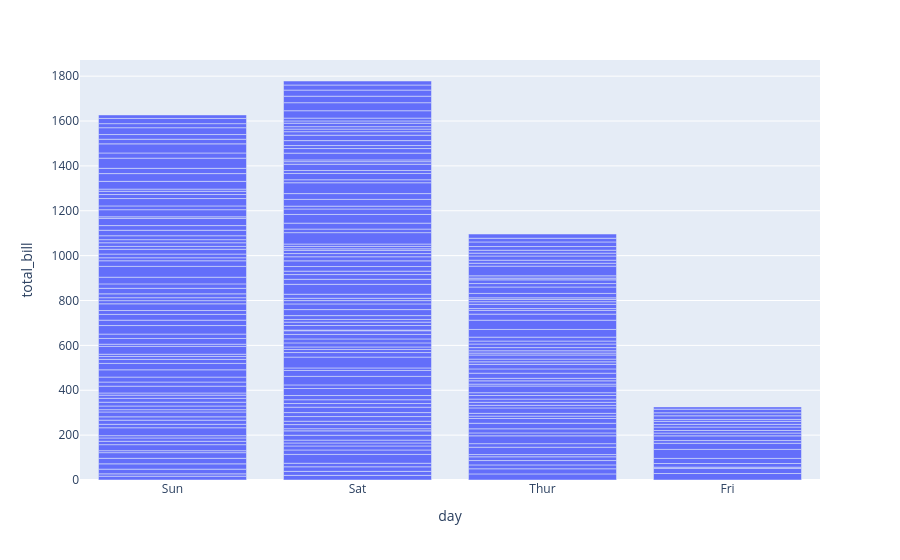

This figure's notebook cell:
### Code cell
import plotly.express as px

# Creating the bar chart
fig = px.bar(df, x='day', y="total_bill")
 
fig.show()

### Figure 1 — Plotly figure (JSON) as saved in the notebook; plotly's stock layout.template omitted (floating-point values rounded to 4 significant figures; data arrays with more than 128 entries replaced by an {"elided": "..."} marker saying what was removed)
{"data": [{"alignmentgroup": "True", "hovertemplate": "day=%{x}<br>total_bill=%{y}<extra></extra>", "legendgroup": "", "marker": {"color": "#636efa", "pattern": {"shape": ""}}, "name": "", "offsetgroup": "", "orientation": "v", "showlegend": false, "textposition": "auto", "type": "bar", "x": {"elided": "244 str values"}, "xaxis": "x", "y": {"elided": "244 float values"}, "yaxis": "y"}], "layout": {"barmode": "relative", "legend": {"tracegroupgap": 0}, "margin": {"t": 60}, "xaxis": {"anchor": "y", "domain": [0, 1], "title": {"text": "day"}}, "yaxis": {"anchor": "x", "domain": [0, 1], "title": {"text": "total_bill"}}}}
